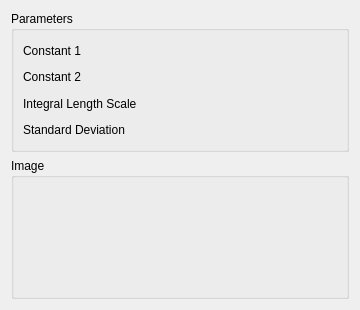
<?xml version="1.0" encoding="UTF-8"?>
<ui version="4.0">
 <class>WindLabGui::DlgvonKarmanAlongWindSpectrum</class>
 <widget class="QWidget" name="WindLabGui::DlgvonKarmanAlongWindSpectrum">
  <property name="geometry">
   <rect>
    <x>0</x>
    <y>0</y>
    <width>360</width>
    <height>310</height>
   </rect>
  </property>
  <property name="windowTitle">
   <string>Feature Parameters</string>
  </property>
  <property name="sizeGripEnabled" stdset="0">
   <bool>true</bool>
  </property>
  <layout class="QGridLayout" name="gridLayout">
   <item row="1" column="0">
    <widget class="QGroupBox" name="GroupBox5_5">
     <property name="title">
      <string>Image</string>
     </property>
     <layout class="QGridLayout" name="_6">
      <property name="leftMargin">
       <number>9</number>
      </property>
      <property name="topMargin">
       <number>9</number>
      </property>
      <property name="rightMargin">
       <number>9</number>
      </property>
      <property name="bottomMargin">
       <number>9</number>
      </property>
      <property name="spacing">
       <number>6</number>
      </property>
      <item row="1" column="0">
       <layout class="QHBoxLayout" name="horizontalLayout_9" stretch="0">
        <item>
         <widget class="QLabel" name="label_Image">
          <property name="text">
           <string/>
          </property>
         </widget>
        </item>
       </layout>
      </item>
     </layout>
    </widget>
   </item>
   <item row="0" column="0">
    <widget class="QGroupBox" name="GroupBox5_3">
     <property name="title">
      <string>Parameters</string>
     </property>
     <layout class="QGridLayout" name="_3">
      <property name="leftMargin">
       <number>9</number>
      </property>
      <property name="topMargin">
       <number>9</number>
      </property>
      <property name="rightMargin">
       <number>9</number>
      </property>
      <property name="bottomMargin">
       <number>9</number>
      </property>
      <property name="spacing">
       <number>6</number>
      </property>
      <item row="4" column="0">
       <layout class="QHBoxLayout" name="horizontalLayout_4" stretch="0,0">
        <item>
         <widget class="QLabel" name="label_4">
          <property name="text">
           <string>Constant 2</string>
          </property>
         </widget>
        </item>
        <item>
         <widget class="Gui::QuantitySpinBox" name="doubleSpinBox_Constant2" native="true">
          <property name="keyboardTracking" stdset="0">
           <bool>false</bool>
          </property>
         </widget>
        </item>
       </layout>
      </item>
      <item row="5" column="0">
       <layout class="QHBoxLayout" name="horizontalLayout_7" stretch="0,0">
        <item>
         <widget class="QLabel" name="label_7">
          <property name="text">
           <string>Integral Length Scale</string>
          </property>
         </widget>
        </item>
        <item>
         <widget class="Gui::QuantitySpinBox" name="doubleSpinBox_IntegralLengthScale" native="true">
          <property name="keyboardTracking" stdset="0">
           <bool>false</bool>
          </property>
         </widget>
        </item>
       </layout>
      </item>
      <item row="3" column="0">
       <layout class="QHBoxLayout" name="horizontalLayout_3" stretch="0,0">
        <item>
         <widget class="QLabel" name="label_3">
          <property name="text">
           <string>Constant 1</string>
          </property>
         </widget>
        </item>
        <item>
         <widget class="Gui::QuantitySpinBox" name="doubleSpinBox_Constant1" native="true">
          <property name="keyboardTracking" stdset="0">
           <bool>false</bool>
          </property>
         </widget>
        </item>
       </layout>
      </item>
      <item row="6" column="0">
       <layout class="QHBoxLayout" name="horizontalLayout" stretch="0,0">
        <item>
         <widget class="QLabel" name="label">
          <property name="text">
           <string>Standard Deviation</string>
          </property>
         </widget>
        </item>
        <item>
         <widget class="Gui::QuantitySpinBox" name="doubleSpinBox_StandardDeviation" native="true">
          <property name="keyboardTracking" stdset="0">
           <bool>false</bool>
          </property>
         </widget>
        </item>
       </layout>
      </item>
     </layout>
    </widget>
   </item>
  </layout>
 </widget>
 <customwidgets>
  <customwidget>
   <class>Gui::QuantitySpinBox</class>
   <extends>QWidget</extends>
   <header>Gui/QuantitySpinBox.h</header>
  </customwidget>
 </customwidgets>
 <resources/>
 <connections/>
</ui>
